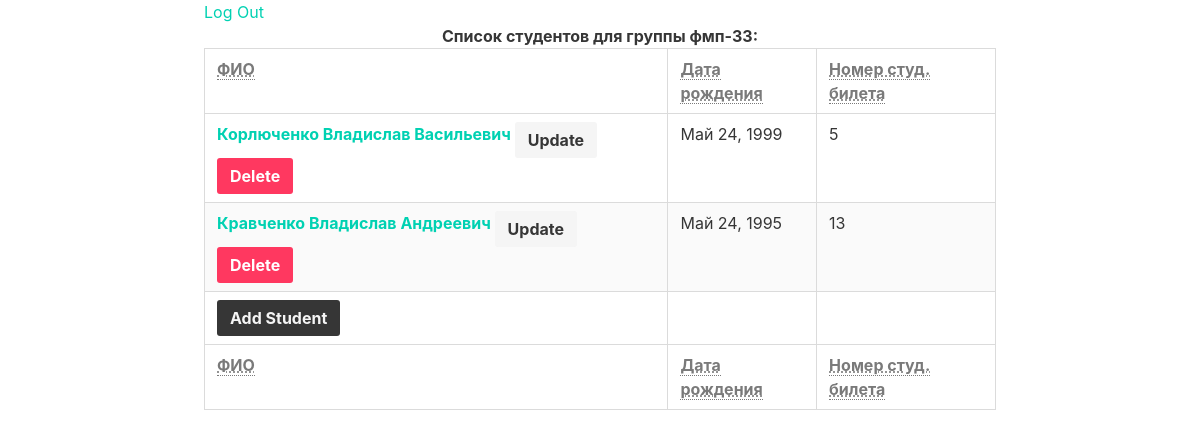
The page /groups/фмп-33 (signed in) on the database its author committed.
### datatable/models.py (models this page shows, shortened)
class Student(models.Model):
    full_name = models.CharField(max_length=255)
    birthday = models.DateField()
    studygroup = models.ForeignKey(StudyGroup, related_name='students')
    def get_absolute_url(self):
        return reverse('datatable_student_detail',
                       kwargs={'id': self.id})
    def get_update_url(self):
        return reverse('datatable_student_update',
                       kwargs={'id': self.id})
    def get_delete_url(self):
        return reverse('datatable_student_delete',
                       kwargs={'id': self.id})

### datatable/views.py (called while the page is built)
    def get_queryset(self):
        self.studygroup = get_object_or_404(
            StudyGroup, slug=self.kwargs['slug'])
        return Student.objects.filter(studygroup=self.studygroup)

    def get_context_data(self, **kwargs):
        context = super(StudentList, self).get_context_data(**kwargs)
        context['title'] = self.kwargs['slug']
        return context

### datatable/templates/datatable/student_list.html
{% extends parent_template|default:"datatable/base_datatable.html" %}
{% block content %}
    <table class="table is-bordered is-striped">
        <caption>
            <b>Список студентов для группы {{ title }}:</b>
        </caption>
        <thead>
            <tr>
                <th><abbr title="Full Name">ФИО</abbr></th>
                <th><abbr title="Birthday">Дата рождения</abbr></th>
                <th><abbr title="Student Id">Номер студ. билета</abbr></th>
            </tr>
        </thead>
        <tfoot>
            <tr>
                <th><abbr title="Full Name">ФИО</abbr></th>
                <th><abbr title="Birthday">Дата рождения</abbr></th>
                <th><abbr title="Student Id">Номер студ. билета</abbr></th>
            </tr>
        </tfoot>
        <tbody>
            {% for student in students %}
            <tr>
                <th><a href="{{ student.get_absolute_url }}">{{ student.full_name }}</a>
                    {% if perms.datatable.change_student %}
                        <a class="button is-light" href="{{ student.get_update_url }}">Update</a>
                    {% endif %}
                    {% if perms.datatable.delete_student %}
                        <a class="button is-danger" href="{{ student.get_delete_url }}">Delete</a></th>
                    {% endif %}
                <td>{{ student.birthday }}</td>
                <td>{{ student.id }}</td>
            </tr>
            {% empty %}
                <p><em>No Students Available</em></p>
            {% endfor %}
            {% if perms.datatable.add_student %}
            <tr>
                <th><a class="button is-dark" href="{% url 'datatable_student_create' %}">Add Student</a></th>
                <td></td>
                <td></td>
            </tr>
            {% endif %}
        </tbody>
    </table>
{% endblock %}

### rows shown on the page
Student: full_name "Корлюченко Владислав Васильевич", birthday "Май 24, 1999", id "5"
Student: full_name "Кравченко Владислав Андреевич", birthday "Май 24, 1995", id "13"

### other values the page prints
{{ title }} "фмп-33"
